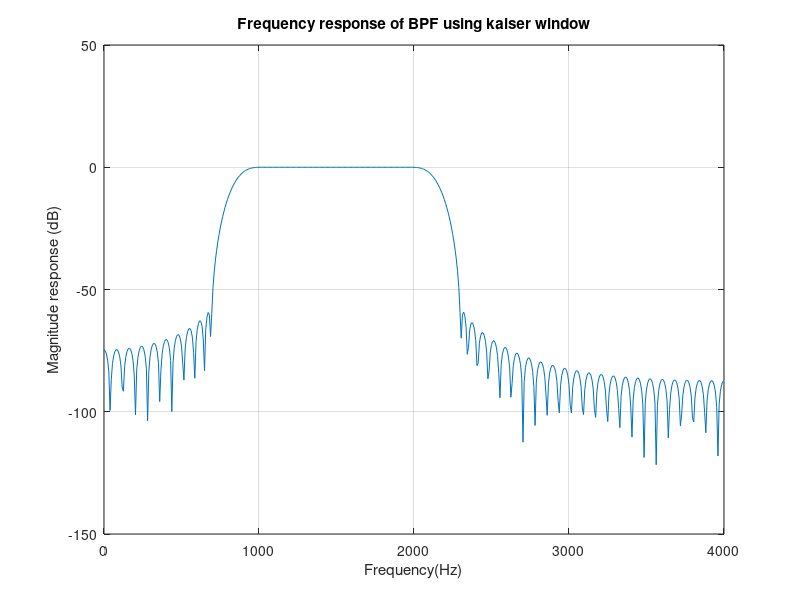
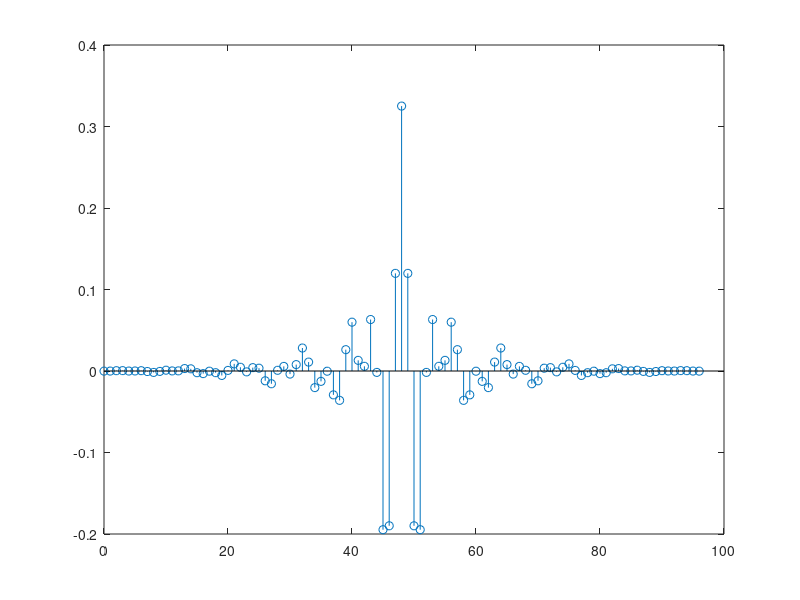

Reproduce these figures in MATLAB, in order.
% FIR BPF using Kaiser window
clc;
clear all;
close all;
Fs=8000; % Sampling frequency
fn=Fs/2; % Nyquist frequency
delp=10^(0.1/20)-1; % pass band ripple =0.1 dB
dels=10^(-60/20); % stop band ripple = 60 dB
del=min([delp,dels]);
tw=300; % Transition bandwidth
twn=tw/Fs; % normalized transition width
A=60; % stop band attenuation
N=ceil((A-7.95)/(14.36*twn));
% To ensure type-1 (N must be odd)
if(rem(N,2)==0)
    N=N+1
end
if A<=21
    beta=0;
elseif A>21 & A<50
    beta=0.5842*(A-21)^0.4+0.07886*(A-21);
else
    beta=0.1102*(A-8.7);
end
% delf = transition width = 50Hz
% fc1=fc1-delf/2=1k-300/2=850Hz, fc2=fc2+delf/2=2k+300/2=2150Hz
% Normalized cut off frequencies
fc1=850/fn;
fc2=2150/fn;
% band edge frequencies
fc=[fc1 fc2];
% obtain windowed filter coefficients
hn=fir1(N-1,fc,kaiser(N,beta));
%Compute frequency response
[H,f]=freqz(hn,1,512,Fs);
mag=20*log10(abs(H));
plot(f,mag);
grid on;
xlabel(' Frequency(Hz) ');
ylabel(' Magnitude response (dB) ');
title(' Frequency response of BPF using kaiser window ');
% impulse response of the filter
n=0:N-1;
figure;
stem(n,hn);